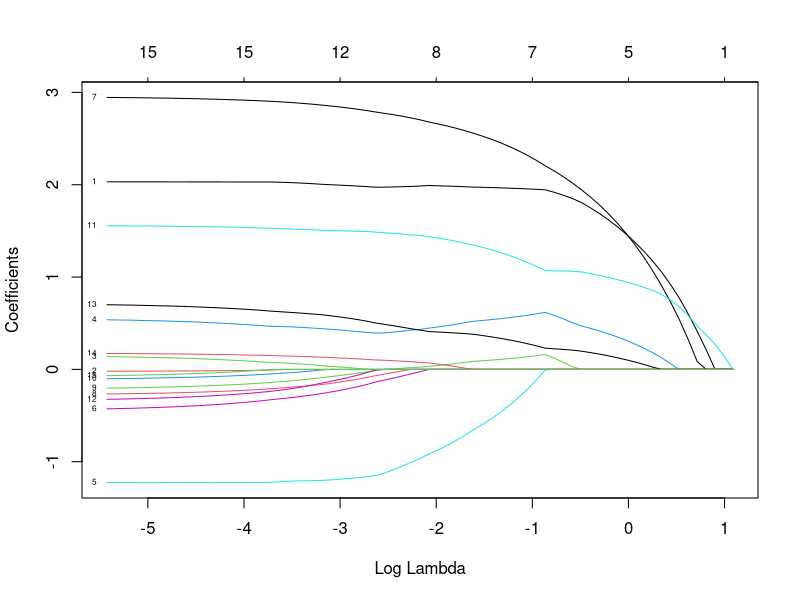
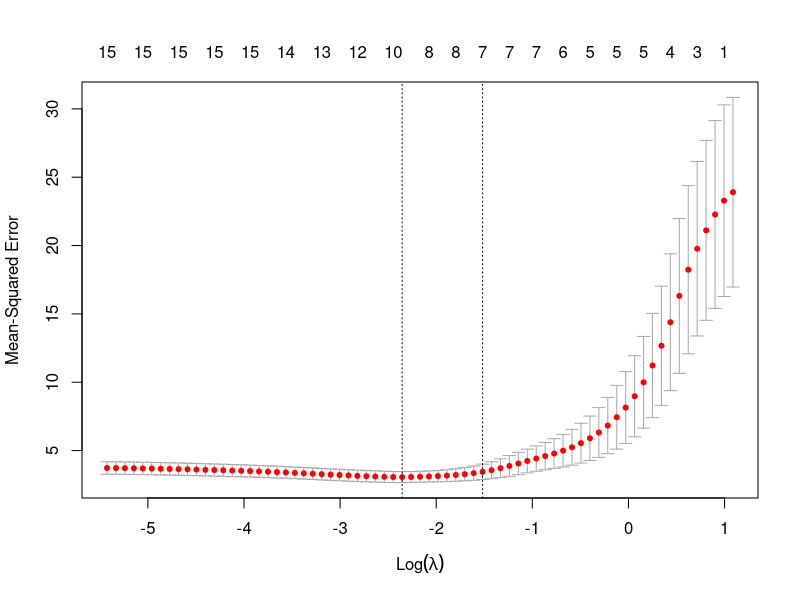

Recreate these plots in R, in order.
library(data.table)
library(glmnet)

n=50
vnames <- c('X1', 'X2', 'X3', 'X4', 'X5', 'X6', 'X7', 'X8', 'X9', 'X10', 'X11', 
            'X12', 'X13', 'X14', 'X15')

# simulate values for the variables X1-X10
data <- data.table(NULL)
for (v in vnames[1:10]) {
  data[, v] <- rnorm(n)
}

# simulate values for the variables X11-X15
for (v in vnames[11:15]) {
  for (i in 1:n) {
    mean <- 0.2*data[[i, 'X1']] + 0.4*data[[i, 'X2']] + 0.6*data[[i, 'X3']] + 
      0.8*data[[i, 'X4']] + 1.1*data[[i, 'X5']]
    data[i, v] <- rnorm(1, mean, 1)
  }
}

# simulate values for the response variable Y
for (i in 1:n) {
  mean <- 4 + 2*data[[i, 'X1']] - data[[i, 'X5']] + 2.5*data[[i, 'X7']] + 
    1.5*data[[i, 'X11']] + 0.5*data[[i, 'X13']]
  data[i, 'Y'] <- rnorm(1, mean, 1.5)
}

# function to perform full enumeration of the model space using BIC
bestLM <- function(xnames, yname, data) {
  # fit null model
  best_model <- lm(paste(yname, "~", 1), data = data)
  min_bic <- BIC(best_model)
  
  for (m in 1:length(xnames)) {
    combinations <- combn(xnames, m)  # get combinations m at a time
    for (c in 1:ncol(combinations)) {
      # fit a model for each combination
      model <- lm(paste(paste(yname, "~"), 
                        paste(combinations[, c], collapse="+")), data = data)
      bic <- BIC(model)
      
      # check if this model is better
      if (bic < min_bic) {
        min_bic <- bic
        best_model <- model
      }
    }
  }
  
  return (list(best_model, min_bic))
}


# find best model
results <- bestLM(vnames, 'Y', data)
results


############################################################################


# perform Lasso
lasso <- glmnet(data[, ..vnames], data$Y)
plot(lasso, label=T, xvar='lambda')


# perform cross-validation to find best lambda
lasso_cv <- cv.glmnet(as.matrix(data[, ..vnames]), data$Y, nfolds = 10, type.measure='mse')
plot(lasso_cv)
lasso_cv


# get coefficients
blasso <- coef(lasso_cv, s="lambda.min")
blasso

# full model
mfull <- lm(paste('Y ~', paste(vnames, collapse="+")), data = data)

# standardize
zblasso <-blasso[-1] * apply(as.matrix(data[, ..vnames]), 2, sd)
zbols <- coef(mfull)[-1] * apply(as.matrix(data[, ..vnames]), 2, sd)

# calculate shrinkage factor
s <- sum(abs(zblasso)) / sum(abs(zbols))
s







